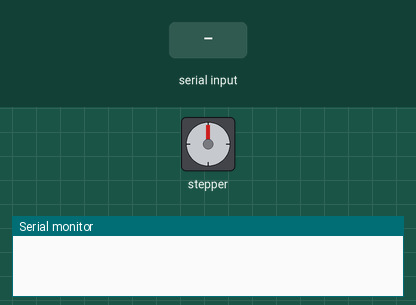
A sketch run on a simulated Arduino Uno, built with avr-gcc and run on an emulated ATmega328P. Shown: stepper motor, the last lines printed to the serial monitor. The inputs (shaded band) are chosen by the test bench. Stepper angles assume 2038 steps per turn.

Above: at 1.2 s.
1.3 s: "1" received over Serial
At 1.75 s:
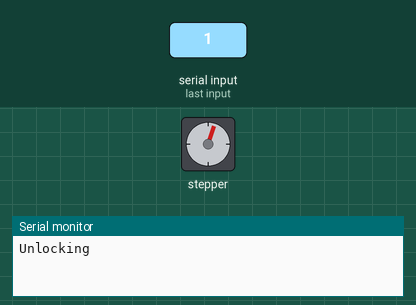
At 2.36 s:
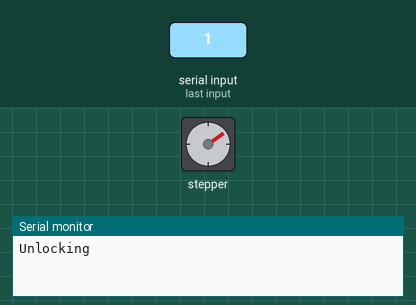
Timing chart, 0 to 8.9 s (numbered marks = the images above; inputs shaded):
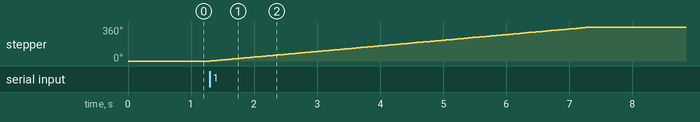

Measured:
- after the input at 1.3 s, stepper: turns 360° clockwise in 6.1 s, starting at once

The sketch:

HardwareCode.ino
```cpp
#include <Stepper.h>
#define STEPS 2038 //sets the ammount of steps for the step motor in use the 28BYJ-48
Stepper stepper(STEPS, 8, 10, 9, 11);//sets the pins in use on the board
int data, flag = 2;
void setup()
{
     stepper.setSpeed(10);//sets speed of the motor in rotations per minute
     Serial.begin(9600);//establishes serial communication between Arduino board and pc
}
void loop()
{
    while (Serial.available()) {
        data = Serial.read();//reads the serial output from python
        if (data == '1') {
            flag = 1;
            Serial.print("Unlocking\n");//added for testing to see output
        } else if (data == '0') {
            Serial.print("Not recognised\n");//added for testing to see output
            flag = 0;
        }
        if (flag == 1) {
            stepper.step(2038);//one full clockwise rotation of motor
            delay(6000);//waits 6 secounds before locking the door after unlocking
            Serial.print("Locking\n");//added for testing to see output
            stepper.step(-2038);//one full anticlockwise rotation of motor
            flag =2;
            }
       delay(2000);
    }
}
```
